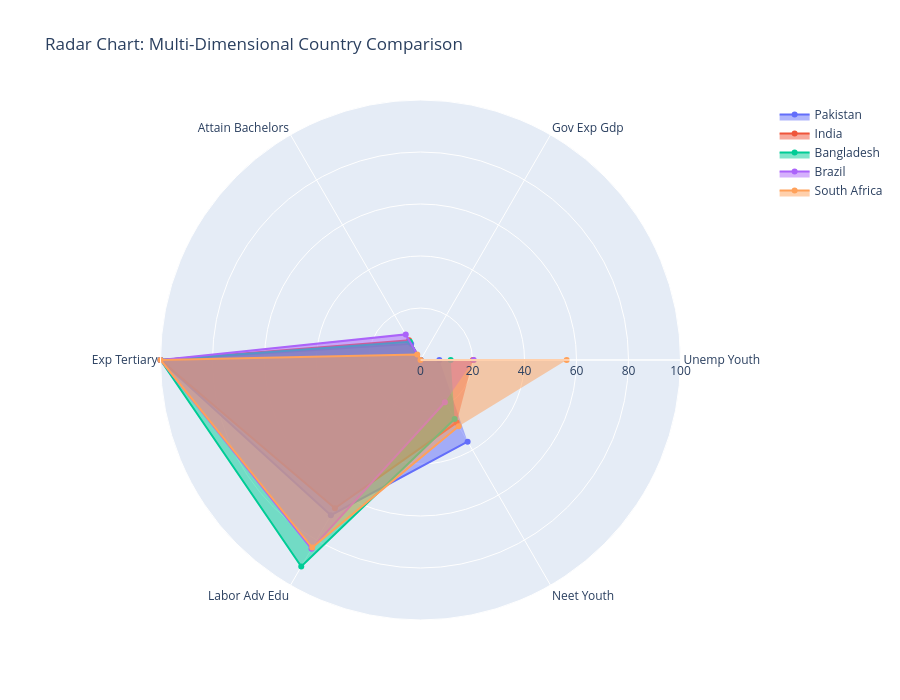

Write notebook code for a chart like this one.
### Markdown cell above
### Radar/Spider Plot

### Code cell
import plotly.graph_objects as go

countries_to_compare = ['Pakistan', 'India', 'Bangladesh', 'Brazil', 'South Africa']
comparison_vars = ['unemp_youth', 'gov_exp_gdp', 'attain_bachelors',
                   'exp_tertiary', 'labor_adv_edu', 'neet_youth']

def normalize_for_radar(series):
    return ((series - series.min()) / (series.max() - series.min())) * 100

fig = go.Figure()

for country in countries_to_compare:
    country_data = df[df['country'] == country].groupby('country')[comparison_vars].mean().iloc[0]
    normalized = normalize_for_radar(country_data)

    fig.add_trace(go.Scatterpolar(
        r=normalized.values,
        theta=[var.replace('_', ' ').title() for var in comparison_vars],
        fill='toself',
        name=country
    ))

fig.update_layout(
    polar=dict(
        radialaxis=dict(visible=True, range=[0, 100])
    ),
    showlegend=True,
    title="Radar Chart: Multi-Dimensional Country Comparison",
    height=700
)
fig.show()

### Figure 1 — Plotly figure (JSON) as saved in the notebook; plotly's stock layout.template omitted (floating-point values rounded to 4 significant figures)
{"data": [{"fill": "toself", "name": "Pakistan", "r": [7.252, 0.0, 7.189, 100.0, 68.95, 36.25], "theta": ["Unemp Youth", "Gov Exp Gdp", "Attain Bachelors", "Exp Tertiary", "Labor Adv Edu", "Neet Youth"], "type": "scatterpolar"}, {"fill": "toself", "name": "India", "r": [20.18, 0.0, 8.802, 100.0, 65.83, 27.79], "theta": ["Unemp Youth", "Gov Exp Gdp", "Attain Bachelors", "Exp Tertiary", "Labor Adv Edu", "Neet Youth"], "type": "scatterpolar"}, {"fill": "toself", "name": "Bangladesh", "r": [11.61, 0.0, 8.127, 100.0, 91.73, 26.24], "theta": ["Unemp Youth", "Gov Exp Gdp", "Attain Bachelors", "Exp Tertiary", "Labor Adv Edu", "Neet Youth"], "type": "scatterpolar"}, {"fill": "toself", "name": "Brazil", "r": [20.47, 0.0, 11.36, 100.0, 83.86, 18.78], "theta": ["Unemp Youth", "Gov Exp Gdp", "Attain Bachelors", "Exp Tertiary", "Labor Adv Edu", "Neet Youth"], "type": "scatterpolar"}, {"fill": "toself", "name": "South Africa", "r": [56.22, 0.0, 2.49, 100.0, 83.31, 29.4], "theta": ["Unemp Youth", "Gov Exp Gdp", "Attain Bachelors", "Exp Tertiary", "Labor Adv Edu", "Neet Youth"], "type": "scatterpolar"}], "layout": {"height": 700, "polar": {"radialaxis": {"range": [0, 100], "visible": true}}, "showlegend": true, "title": {"text": "Radar Chart: Multi-Dimensional Country Comparison"}}}
